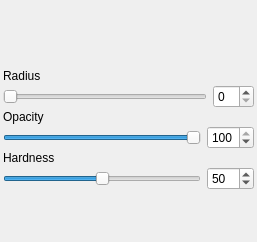
<ui version="4.0" >
 <class>LineSettings</class>
 <widget class="QWidget" name="LineSettings" >
  <property name="geometry" >
   <rect>
    <x>0</x>
    <y>0</y>
    <width>257</width>
    <height>242</height>
   </rect>
  </property>
  <property name="windowTitle" >
   <string>Form</string>
  </property>
  <layout class="QVBoxLayout" >
   <property name="margin" >
    <number>3</number>
   </property>
   <property name="spacing" >
    <number>2</number>
   </property>
   <item>
    <widget class="BrushPreview" name="preview" >
     <property name="sizePolicy" >
      <sizepolicy>
       <hsizetype>7</hsizetype>
       <vsizetype>7</vsizetype>
       <horstretch>0</horstretch>
       <verstretch>0</verstretch>
      </sizepolicy>
     </property>
     <property name="minimumSize" >
      <size>
       <width>0</width>
       <height>64</height>
      </size>
     </property>
     <property name="maximumSize" >
      <size>
       <width>16777215</width>
       <height>128</height>
      </size>
     </property>
     <property name="previewShape" >
      <enum>BrushPreview::Line</enum>
     </property>
    </widget>
   </item>
   <item>
    <widget class="QLabel" name="label" >
     <property name="text" >
      <string>Radius</string>
     </property>
    </widget>
   </item>
   <item>
    <layout class="QHBoxLayout" >
     <property name="margin" >
      <number>0</number>
     </property>
     <property name="spacing" >
      <number>6</number>
     </property>
     <item>
      <widget class="QSlider" name="brushsize" >
       <property name="minimum" >
        <number>0</number>
       </property>
       <property name="maximum" >
        <number>64</number>
       </property>
       <property name="orientation" >
        <enum>Qt::Horizontal</enum>
       </property>
      </widget>
     </item>
     <item>
      <widget class="QSpinBox" name="brushsizebox" >
       <property name="maximum" >
        <number>64</number>
       </property>
       <property name="minimum" >
        <number>0</number>
       </property>
      </widget>
     </item>
    </layout>
   </item>
   <item>
    <widget class="QLabel" name="label_2" >
     <property name="text" >
      <string>Opacity</string>
     </property>
    </widget>
   </item>
   <item>
    <layout class="QHBoxLayout" >
     <property name="margin" >
      <number>0</number>
     </property>
     <property name="spacing" >
      <number>6</number>
     </property>
     <item>
      <widget class="QSlider" name="brushopacity" >
       <property name="minimum" >
        <number>1</number>
       </property>
       <property name="maximum" >
        <number>100</number>
       </property>
       <property name="value" >
        <number>100</number>
       </property>
       <property name="orientation" >
        <enum>Qt::Horizontal</enum>
       </property>
      </widget>
     </item>
     <item>
      <widget class="QSpinBox" name="brushopacitybox" >
       <property name="maximum" >
        <number>100</number>
       </property>
       <property name="minimum" >
        <number>1</number>
       </property>
       <property name="value" >
        <number>100</number>
       </property>
      </widget>
     </item>
    </layout>
   </item>
   <item>
    <widget class="QLabel" name="label_3" >
     <property name="text" >
      <string>Hardness</string>
     </property>
    </widget>
   </item>
   <item>
    <layout class="QHBoxLayout" >
     <property name="margin" >
      <number>0</number>
     </property>
     <property name="spacing" >
      <number>6</number>
     </property>
     <item>
      <widget class="QSlider" name="brushhardness" >
       <property name="minimum" >
        <number>0</number>
       </property>
       <property name="maximum" >
        <number>100</number>
       </property>
       <property name="value" >
        <number>50</number>
       </property>
       <property name="orientation" >
        <enum>Qt::Horizontal</enum>
       </property>
      </widget>
     </item>
     <item>
      <widget class="QSpinBox" name="brushhardnessbox" >
       <property name="maximum" >
        <number>100</number>
       </property>
       <property name="minimum" >
        <number>0</number>
       </property>
       <property name="value" >
        <number>50</number>
       </property>
      </widget>
     </item>
    </layout>
   </item>
   <item>
    <spacer>
     <property name="orientation" >
      <enum>Qt::Vertical</enum>
     </property>
     <property name="sizeHint" >
      <size>
       <width>20</width>
       <height>40</height>
      </size>
     </property>
    </spacer>
   </item>
  </layout>
 </widget>
 <customwidgets>
  <customwidget>
   <class>BrushPreview</class>
   <extends>QFrame</extends>
   <header>brushpreview.h</header>
  </customwidget>
 </customwidgets>
 <tabstops>
  <tabstop>brushsizebox</tabstop>
  <tabstop>brushopacitybox</tabstop>
  <tabstop>brushhardnessbox</tabstop>
  <tabstop>brushsize</tabstop>
  <tabstop>brushopacity</tabstop>
  <tabstop>brushhardness</tabstop>
 </tabstops>
 <resources/>
 <connections>
  <connection>
   <sender>brushsize</sender>
   <signal>valueChanged(int)</signal>
   <receiver>brushsizebox</receiver>
   <slot>setValue(int)</slot>
   <hints>
    <hint type="sourcelabel" >
     <x>146</x>
     <y>110</y>
    </hint>
    <hint type="destinationlabel" >
     <x>252</x>
     <y>115</y>
    </hint>
   </hints>
  </connection>
  <connection>
   <sender>brushsizebox</sender>
   <signal>valueChanged(int)</signal>
   <receiver>brushsize</receiver>
   <slot>setValue(int)</slot>
   <hints>
    <hint type="sourcelabel" >
     <x>252</x>
     <y>112</y>
    </hint>
    <hint type="destinationlabel" >
     <x>27</x>
     <y>110</y>
    </hint>
   </hints>
  </connection>
  <connection>
   <sender>brushopacity</sender>
   <signal>valueChanged(int)</signal>
   <receiver>brushopacitybox</receiver>
   <slot>setValue(int)</slot>
   <hints>
    <hint type="sourcelabel" >
     <x>107</x>
     <y>162</y>
    </hint>
    <hint type="destinationlabel" >
     <x>252</x>
     <y>167</y>
    </hint>
   </hints>
  </connection>
  <connection>
   <sender>brushopacitybox</sender>
   <signal>valueChanged(int)</signal>
   <receiver>brushopacity</receiver>
   <slot>setValue(int)</slot>
   <hints>
    <hint type="sourcelabel" >
     <x>252</x>
     <y>167</y>
    </hint>
    <hint type="destinationlabel" >
     <x>40</x>
     <y>162</y>
    </hint>
   </hints>
  </connection>
  <connection>
   <sender>brushhardness</sender>
   <signal>valueChanged(int)</signal>
   <receiver>brushhardnessbox</receiver>
   <slot>setValue(int)</slot>
   <hints>
    <hint type="sourcelabel" >
     <x>147</x>
     <y>214</y>
    </hint>
    <hint type="destinationlabel" >
     <x>252</x>
     <y>219</y>
    </hint>
   </hints>
  </connection>
  <connection>
   <sender>brushhardnessbox</sender>
   <signal>valueChanged(int)</signal>
   <receiver>brushhardness</receiver>
   <slot>setValue(int)</slot>
   <hints>
    <hint type="sourcelabel" >
     <x>252</x>
     <y>219</y>
    </hint>
    <hint type="destinationlabel" >
     <x>16</x>
     <y>214</y>
    </hint>
   </hints>
  </connection>
  <connection>
   <sender>brushsize</sender>
   <signal>valueChanged(int)</signal>
   <receiver>preview</receiver>
   <slot>setSize(int)</slot>
   <hints>
    <hint type="sourcelabel" >
     <x>70</x>
     <y>100</y>
    </hint>
    <hint type="destinationlabel" >
     <x>80</x>
     <y>40</y>
    </hint>
   </hints>
  </connection>
  <connection>
   <sender>brushhardness</sender>
   <signal>valueChanged(int)</signal>
   <receiver>preview</receiver>
   <slot>setHardness(int)</slot>
   <hints>
    <hint type="sourcelabel" >
     <x>175</x>
     <y>207</y>
    </hint>
    <hint type="destinationlabel" >
     <x>220</x>
     <y>35</y>
    </hint>
   </hints>
  </connection>
  <connection>
   <sender>brushopacity</sender>
   <signal>valueChanged(int)</signal>
   <receiver>preview</receiver>
   <slot>setOpacity(int)</slot>
   <hints>
    <hint type="sourcelabel" >
     <x>167</x>
     <y>151</y>
    </hint>
    <hint type="destinationlabel" >
     <x>192</x>
     <y>50</y>
    </hint>
   </hints>
  </connection>
 </connections>
</ui>
